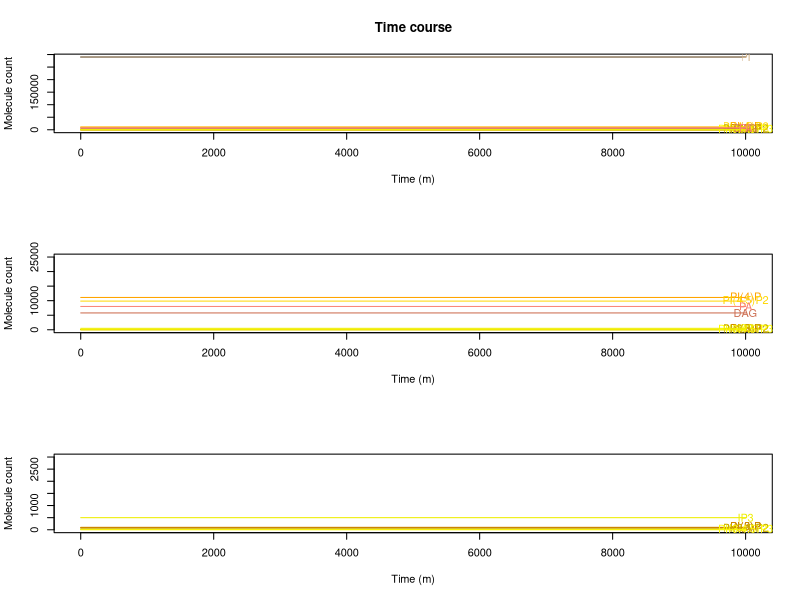

The R script that drew this image: (Note: this script raises an error after producing the figure.)
### Model ###
### This simulates the apical part of the plasma membrane of human bronquial epithelial cell  ###

# for basolateral divide gammaPTENc_PTENa by 10

### There is a unspected bistability here. Change gamma_5K4P_5K_45P to .075 ###

rm(list=ls())	#clean memory
graphics.off() 	#close plot windows





library(deSolve)	#library for solve diferential equations
#citation("deSolve")

# Insert the number of time units that the simulation will run
tmax=10000
# Insert the step of the simulation
tstep=1
t=seq(0,tmax+1,tstep) 	# time



HS = function (PA)(1 + 2*PA^2/(PA^2+10000^2)) 	# This is a modified Hill function that translates PA regulation on PIP5KI

# this function represents the regulation of PI(4,5)P2 in the open probability of ENaC
ENaC_op = function(PIP2)
	{.02+.8/(1+181429*exp(-.00112*PIP2))}
ENaC_op(10000)

mp2_PI3KI = 0.0006217539	# metaparameter for PI3KI
mp3_PTEN = 0.003			# metaparameter for PTEN




# Inicial states for variables
# insert, in the parentesis, the inicial value of the dependent variables (ex: X=2) 
state=c(
	PI 	     = 	290115.435296034,
	PI3P 	 = 	94.6235111384769,
	PI4P 	 = 	11095.7012602329,
	PI5P     = 	97.176844279141, 
	PI35P2   =	21.3415882859489,
	PI45P2   =	9851.42105324773,
	PI34P2   =	40.3575424621684,
	PI345P3  =	1.12832194419032,
	pi_3KI_a =	5.82680164591602,
	PTEN_a   =	14.5509720205084,
	DAG      =	5787.00059628337,
	IP3      =	499.14011589903,
	PA       =	8025.19773414257,
	ENaC 	   =  35,
	ASL 	   =  7
	)



# insert, in the parentecis, the parameters and independent variables and their values (ex: const=5, rate=2). 
# If no parameters and independent variables just put a zero.
parameters=c(
		pi_3KI = 1000,			# this and PTEN control the level of PI(345)P3
		PTEN = 50,				# (phosphatase and tensin homologue deleted on chromosome 10) PI_3P family. This and pip_3K control the level of PI(345)P3 

		pi_3KII = 75,	      	# creates PI34P2 from PI4P. In vitro can phosphorilate PI to PI4P so effectly that the original name of this enzyme was PI_4K_type_I 
		pi_3KIII = 5,			# Phosphorilate PI into PI3P.
		pi_4K = 400,		   	# type II. Phosphorilate PI into PI4P. Very similar to PI_3Ks in structure. Type I was after all, PI_3KII 
		pi_Kfyve = 48,			# type III PIP_5K. Really diferent from the other PIP_5K.
		pip_5KI = 330,			# Phosphorilate PI4P into PI45P2. Activated by PA.
		pip_5KII = 845,    		# Phosphorilate PI5P into PI45P2 
		pi_4K_pip_5KI = 230,		# this is here because PI45P2 should not be inflenced by PI4P depletion

		SYNJ = 30, 				# phosphatase that transforms PI45P2 directly into PI
		SAC1 = 100,
		SAC2 = 1,
		SAC3 = 5,
		INPP4 = 50,
		TMEM55 = 20,
		MTMR1_6_14 = 63,
		MTMR78 = 18,

		ORCL1 = 3,
		INPP5BJ = 1,
		INPP5E = 1,
		SKIP = 5,
		SHIP2 = 1,

		PS = 150000,

		PLC = 5,	  		# Phospholipase C. Breaks PI45P2 into DAG and IP3.
		DGK = 50,  			# Diacylglicerol Kinase. Transforms DAG into PA.
		LPP = 100,  		# Phosphatase that transforms PA into DAG, S1P into Shingosine and C1P into ceramide.

		gamma_0 = 15000, 
		gamma_4 = 150,
		gamma_3 = 10,

		gamma0_3a = 0*5.459875e+14, f0_3a_PI = 1.138439e-01 , 
		gamma0_3b = 8.809591e+14, f0_3b_PI = 0.1761429 , f0_3b_PI4P = -0.07030248,
		gamma0_3c = 5.459875e+14, f0_3c_PI = 1.138439e-01 , 			
		gamma3_0a = 4.557615e+13, f3_0a_PI3P = 0.9995614578, f3_0a_PI4P = -0.04385422, f3_0a_PI5P = -0.0004385422, f3_0a_PI35P2 = -0.0002192711, f3_0a_PI45P2_PI4P = -0.04385422, f3_0a_PI45P2_PI5P = -0.2383381, f3_0a_PI345P3 = -0.001668266, f3_0a_PI45P2_PI = -0.01096355,
		gamma3_0c = 5.096813e+12, f3_0c_PI3P = 0.9993781095, f3_0c_PI4P = -0.06218905, f3_0c_PI5P = -0.0006218905, f3_0c_PI35P2 = -0.0003109453,
		gamma3_0d = 3.059076e+12, f3_0d_PI3P = 9.993364e-01, f3_0d_PI35P2 = -3.317850e-04,
		gamma3_0e = 3.067331e+12, f3_0e_PI3P = 9.993362e-01,


		gamma0_4 = 5.100640e+14, f0_4_PI = 2.864618e-01,  
		gamma4_0a = 4.557615e+13, f4_0a_PI3P = -0.0004385422, f4_0a_PI4P = 0.95614578, f4_0a_PI5P = -0.0004385422, f4_0a_PI35P2 = -0.0002192711, f4_0a_PI45P2_PI4P = -0.04385422, f4_0a_PI45P2_PI5P = -0.2383381, f4_0a_PI345P3 = -0.001668266, f4_0a_PI45P2_PI = -0.01096355,
		gamma4_0c = 5.096813e+12, f4_0c_PI4P = 0.93781095, f4_0c_PI3P = -0.0006218905, f4_0c_PI5P = -0.0006218905, f4_0c_PI35P2 = -0.0003109453,


		gamma0_5 = 4.702825e+11, f0_5_PI = 0.5465332, f0_5_PI3P = -0.000377889,  
		gamma5_0a = 4.557615e+13, f5_0a_PI3P = -0.0004385422, f5_0a_PI4P = -0.04385422, f5_0a_PI5P = 0.9995614578, f5_0a_PI35P2 = -0.0002192711, f5_0a_PI45P2_PI4P = -0.04385422, f5_0a_PI45P2_PI5P = -0.2383381, f5_0a_PI345P3 = -0.001668266, f5_0a_PI45P2_PI = -0.01096355,
		gamma5_0c = 5.096813e+12, f5_0c_PI5P = 0.9993781095, f5_0c_PI3P = -0.0006218905, f5_0c_PI4P = -0.06218905, f5_0c_PI35P2 = -0.0003109453,

		gamma3_35 = 1.618325e+16, f3_35_PI3P = 0.999622111, f3_35_PI = -0.4534668,
		gamma35_3a = 4.557615e+13, f35_3a_PI3P = -0.0004385422, f35_3a_PI4P = -0.04385422, f35_3a_PI5P = -0.0004385422, f35_3a_PI35P2 = 0.9997807289, f35_3a_PI45P2_PI4P = -0.04385422, f35_3a_PI45P2_PI5P = -0.2383381, f35_3a_PI345P3 = -0.001668266, f35_3a_PI45P2_PI = -0.01096355,
		gamma35_3c = 5.096813e+12, f35_3c_PI35P2 = 0.9996890547, f35_3c_PI3P = -0.0006218905, f35_3c_PI4P = -0.06218905, f35_3c_PI5P = -0.0006218905,
		gamma35_3d = 3.060265e+12, f35_3d_PI35P2 = 9.999336e-01,
		gamma35_3e = 5.137691e+12, f35_3e_PI35P2 = 9.996894e-01, f35_3e_PI45P2 = -6.211936e-02, f35_3e_PI345P3 = -2.363093e-03,

		gamma4_45 = 8.493641e+15, f4_45_PI4P = 4.596175e-02, f4_45_PA = 0.2, f4_45_PI45P2 = -0.05,
		gamma45_4a = 4.557615e+13, f45_4a_PI3P = -0.0004385422, f45_4a_PI4P = -0.04385422, f45_4a_PI5P = -0.0004385422, f45_4a_PI35P2 = -0.0002192711, f45_4a_PI45P2_PI4P = 0.95614578, f45_4a_PI45P2_PI5P = -0.2383381, f45_4a_PI345P3 = -0.001668266, f45_4a_PI45P2_PI = -0.01096355,
	 	gamma45_4c = 5.133984e+12, f45_4c_PI45P2 = 9.378613e-01, f45_4c_PI345P3 = -2.363827e-03,
		gamma45_4d = 5.137691e+12, f45_4d_PI45P2 = 9.378806e-01, f45_4d_PI35P2 = -3.105968e-04, f45_4d_PI345P3 = -2.363093e-03,

		gamma5_45 = 2.946989e+13, f5_45_PI5P = 8.784401e-01,
		gamma45_5a = 3.237862e+12, f45_5a_PI3P = -0.0004385422, f45_5a_PI4P = -0.04385422, f45_5a_PI5P = -0.0004385422, f45_5a_PI35P2 = -0.0002192711, f45_5a_PI45P2_PI4P = -0.04385422, f45_5a_PI45P2_PI5P = 0.7616619, f45_5a_PI345P3 = -0.001668266, f45_5a_PI45P2_PI = -0.01096355,
		gamma45_5c = 4.133048e+12, f45_5c_PI45P2 = 6.487218e-01,   	
   	
		gamma45_345 = 1.888500e+14, f45_345_PI45P2 = 3.063327e-01,
		gamma345_45 = 2.904971e+15, f345_45_PI345P3 = 9.555746e-01, f345_45_PI34P2 = -1.101822e-04,
		gamma35_5 = 6.059076e+14, f35_5_PI35P2 = 9.996682e-01, f35_5_PI3P = -6.635700e-04,
	
		gamma34_3 = 1.333061e+12, f34_3_PI34P2 = 9.981983e-01,

		gamma345_34a = 2.476815e+12, f345_34a_PI3P = -0.0004385422, f345_34a_PI4P = -0.04385422, f345_34a_PI5P = -0.0004385422, f345_34a_PI35P2 = -0.0002192711, f345_34a_PI45P2_PI4P = -0.04385422, f345_34a_PI45P2_PI5P = -0.2383381, f345_34a_PI345P3 = 0.998331734, f345_34a_PI45P2_PI = -0.01096355,
		gamma345_34c = 2.790040e+11, f345_34c_PI345P3 = 9.976362e-01, f345_34c_PI45P2 = -6.213866e-02,
		gamma345_34d = 2.792054e+11, f345_34d_PI345P3 = 9.976369e-01, f345_34d_PI35P2 = -3.105968e-04, f345_34d_PI45P2 = -6.211936e-02,
		gamma345_34e = 1.678636e+11, f345_34e_PI345P3 = 9.981984e-01,

		gammai_ = 0.045,
		gamma0_45 = 2.666243e+14, f0_45_PI = 2.864618e-01, f0_45_PA = 0.2, f0_45_PI45P2 = -0.05,
		gamma4_34a = 0*5.229823e+12, f4_34a_PI4P = 5.009150e-01,
		gamma4_34b = 5.638138e+14, f4_34b_PI4P = 0.92969752, f4_34b_PI = -0.8238571 ,
		gamma34_4 = 5.043352e+11, f34_4_PI34P2 = 9.998898e-01, f34_4_PI345P3 = -4.442544e-02,
		gamma45_0 = 1.139404e+12, f45_0_PI3P = 0.9995614578, f45_0_PI4P = -0.04385422, f45_0_PI5P = -0.0004385422, f45_0_PI35P2 = -0.0002192711, f45_0_PI45P2_PI4P = -0.04385422, f45_0_PI45P2_PI5P = -0.2383381, f45_0_PI345P3 = -0.001668266, f45_0_PI45P2_PI = -0.01096355
		)


				
parameters=c(parameters,
		gammaPI3KIc_PI3KIa = mp2_PI3KI * 0.005385984, fPI3KIc_PI3KIa_pi_3KI_c = 1, fPI3KIc_PI3KIa_PI345P3 = .7, 
		gammaPI3KIa_PI3KIc = mp2_PI3KI, fPI3KIa_PI3KIc_pi_3KI_a = 1,
 
		gammaPTENc_PTENa = mp3_PTEN * 4.166667e-05, fPTENc_PTENa_PTEN_c = 1, fPTENc_PTENa_PI45P2 = 1, 
		gammaPTENa_PTENc = mp3_PTEN, fPTENa_PTENc_PTEN_a =1, fPTENa_PTENc_PI345P3 = 1,

		gamma45_DAG = 1.878461e+19, f45_DAG_PI45P2 = 9.770418e-01, f45_DAG_PI4P = -1.260449e-02, f45_DAG_PS = -9.642438e-01,
		gammaPA_DAG = 5.538472e+11, fPA_DAG_PA = 9.652797e-01,						
		gammaDAG_PA = 1.652729e+13, fDAG_PA_DAG = 9.475506e-01,
		gamma_DAG = 0.00001,
		gammaDAG_ = .1, fDAG__DAG = 1,
		gamma_PA = 4,
		gammaPA_ = 0.1, fPA__PA = 1,
		gammaPC_PA = 14.35507, f_PC_PA_PI45P2 = .3,
		gammaIP3_ = 2, fIP3__IP3 = 1,
		gamma4_DAG = 2.546895e+18, f4_DAG_PI4P = 9.873955e-01, f4_DAG_PI45P2 = -2.295818e-02, f4_DAG_PS = -9.642438e-01,

		SPLUNC1 = 7890,

		gamma__ENaC = log(2)/40,
		gamma_ENaC_SPLUNC1 = 3*log(2)/8416000,
		gamma_ENaC_ = log(2)/3200,
		
		gamma_ASL_ENaC = 0.0003922396,
		gamma_CFTR_ASL = 0.0177052536
		)   
parameters=c(
		parameters,
		gamma__ASL = (105)*as.numeric(parameters[names(parameters)=='gamma_ASL_ENaC'])+(4/3)*as.numeric(parameters[names(parameters)=='gamma_CFTR_ASL']),
		gamma_ASL_ = (25/4)*as.numeric(parameters[names(parameters)=='gamma_ASL_ENaC'])+(1/3)*as.numeric(parameters[names(parameters)=='gamma_CFTR_ASL'])	
		)  
#Pars=as.data.frame(t(parameters)) #create a data.frame p with the same information in vector parameters
#attach(Pars) # put all colunms of p as variables in memory
# cbind(1:length(parameters),parameters)





equations=function(t,state,parameters) 	# function containing the diferential equations
	{with(as.list(c(state,parameters)),
		{
		#rate of change (velocities of the variables concentration changes), the actual diferencial equations
		# insert the diferentical equations (ex: dX=const*X^rate or dX=5*X^2)

		V_0 = gamma_0
		V_4 = gamma_4
		V_3 = gamma_3

		V0_3a = gamma0_3a*PI^f0_3a_PI * pi_3KI_a * 123.245 * 1.66*10^-18
		V0_3b = gamma0_3b * PI^f0_3b_PI * PI4P^f0_3b_PI4P * pi_3KII * 180.983 * 1.66*10^-18
		V0_3c = gamma0_3c*PI^f0_3c_PI*pi_3KIII  * 101.549 * 1.66*10^-18
		V3_0a = gamma3_0a * PI3P^f3_0a_PI3P * PI4P^f3_0a_PI4P * PI5P^f3_0a_PI5P * PI35P2^f3_0a_PI35P2 * PI45P2^f3_0a_PI45P2_PI4P * PI45P2^f3_0a_PI45P2_PI5P * PI345P3^f3_0a_PI345P3 * PI45P2^f3_0a_PI45P2_PI * SYNJ * 185.272 *1.66*10^-18
		V3_0c = gamma3_0c * PI3P^f3_0c_PI3P * PI4P^f3_0c_PI4P * PI5P^f3_0c_PI5P * PI35P2^f3_0c_PI35P2 * SAC1 * 66.967 * 1.66*10^-18
		V3_0d = gamma3_0d * PI3P^f3_0d_PI3P * PI35P2^f3_0d_PI35P2 * MTMR1_6_14 * 69.932 * 1.66*10^-18
		V3_0e = gamma3_0e*PI3P^f3_0e_PI3P * MTMR78 * 75.833 * 1.66*10^-18

		V0_4 = gamma0_4*PI^f0_4_PI* pi_4K * 109.711 * 1.66*10^-18
		V4_0a = gamma4_0a * PI3P^f4_0a_PI3P * PI4P^f4_0a_PI4P * PI5P^f4_0a_PI5P * PI35P2^f4_0a_PI35P2 * PI45P2^f4_0a_PI45P2_PI4P * PI45P2^f4_0a_PI45P2_PI5P * PI345P3^f4_0a_PI345P3 * PI45P2^f4_0a_PI45P2_PI * SYNJ * 185.272 *1.66*10^-18
		V4_0c = gamma4_0c * PI4P^f4_0c_PI4P * PI3P^f4_0c_PI3P * PI5P^f4_0c_PI5P * PI35P2^f4_0c_PI35P2 * SAC1 * 66.967 * 1.66*10^-18

		V0_5 = gamma0_5 * PI^f0_5_PI * PI3P^f0_5_PI3P * pi_Kfyve * 237.136 * 1.66*10^-18
		V5_0a = gamma5_0a * PI3P^f5_0a_PI3P * PI4P^f5_0a_PI4P * PI5P^f5_0a_PI5P * PI35P2^f5_0a_PI35P2 * PI45P2^f5_0a_PI45P2_PI4P * PI45P2^f5_0a_PI45P2_PI5P * PI345P3^f5_0a_PI345P3 * PI45P2^f5_0a_PI45P2_PI * SYNJ * 185.272 *1.66*10^-18
		V5_0c = gamma5_0c * PI5P^f5_0c_PI5P * PI3P^f5_0c_PI3P * PI4P^f5_0c_PI4P * PI35P2^f5_0c_PI35P2 * SAC1 * 66.967 * 1.66*10^-18

		V3_35 = gamma3_35 * PI3P^f3_35_PI3P * PI^f3_35_PI * pi_Kfyve * 237.136 * 1.66*10^-18
		V35_3a = gamma35_3a * PI3P^f35_3a_PI3P * PI4P^f35_3a_PI4P * PI5P^f35_3a_PI5P * PI35P2^f35_3a_PI35P2 * PI45P2^f35_3a_PI45P2_PI4P * PI45P2^f35_3a_PI45P2_PI5P * PI345P3^f35_3a_PI345P3 * PI45P2^f35_3a_PI45P2_PI * SYNJ * 185.272 *1.66*10^-18
		V35_3c = gamma35_3c * PI35P2^f35_3c_PI35P2 * PI3P^f35_3c_PI3P * PI4P^f35_3c_PI4P * PI5P^f35_3c_PI5P * SAC1 * 66.967 * 1.66*10^-18
		V35_3d = gamma35_3d*PI35P2^f35_3d_PI35P2* SAC3 * 103.635 * 1.66*10^-18
		V35_3e = gamma35_3e * PI35P2^f35_3e_PI35P2 * PI45P2^f35_3e_PI45P2 * PI345P3^f35_3e_PI345P3 * INPP5E * 70.205 * 1.66*10^-18

		V4_45 = gamma4_45 * PI4P^f4_45_PI4P * pip_5KI * 65.643 *1.66*10^-18 * HS(PA) * PI45P2^f4_45_PI45P2
		V45_4a = gamma45_4a * PI3P^f45_4a_PI3P * PI4P^f45_4a_PI4P * PI5P^f45_4a_PI5P * PI35P2^f45_4a_PI35P2 * PI45P2^f45_4a_PI45P2_PI4P * PI45P2^f45_4a_PI45P2_PI5P * PI345P3^f45_4a_PI345P3 * PI45P2^f45_4a_PI45P2_PI * SYNJ * 185.272 *1.66*10^-18
		V45_4c = gamma45_4c * PI45P2^f45_4c_PI45P2 * PI345P3^f45_4c_PI345P3 * (ORCL1 * 104.205 * 1.66*10^-18 + INPP5BJ * 96.755 * 1.66*10^-18 + SKIP * 51.090 * 1.66*10^-18 + SAC2 * 128.407* 1.66*10^-18)
 		V45_4d = gamma45_4d * PI45P2^f45_4d_PI45P2 * PI35P2^f45_4d_PI35P2 * PI345P3^f45_4d_PI345P3 * INPP5E * 70.205 * 1.66*10^-18

		V5_45 = gamma5_45*PI5P^f5_45_PI5P*pip_5KII * 46.968 *1.66*10^-18
		V45_5a = gamma45_5a * PI3P^f45_5a_PI3P * PI4P^f45_5a_PI4P * PI5P^f45_5a_PI5P * PI35P2^f45_5a_PI35P2 * PI45P2^f45_5a_PI45P2_PI4P * PI45P2^f45_5a_PI45P2_PI5P * PI345P3^f45_5a_PI345P3 * PI45P2^f45_5a_PI45P2_PI * SYNJ * 185.272 *1.66*10^-18
		V45_5c = gamma45_5c*PI45P2^f45_5c_PI45P2 * TMEM55 * 28.470 * 1.66*10^-18

		V45_345 = gamma45_345*PI45P2^f45_345_PI45P2 * pi_3KI_a * 123.245 * 1.66*10^-18
		V345_45 = gamma345_45 * PI345P3^f345_45_PI345P3 * PI34P2^f345_45_PI34P2 * PTEN_a * 47.166 * 1.66*10^-18

		V35_5 = gamma35_5 * PI35P2^f35_5_PI35P2 * PI3P^f35_5_PI3P * MTMR1_6_14 * 69.932 * 1.66*10^-18

		V34_3 = gamma34_3*PI34P2^f34_3_PI34P2 * INPP4 * 107.347 * 1.66*10^-18

		V345_34a = gamma345_34a * PI3P^f345_34a_PI3P * PI4P^f345_34a_PI4P * PI5P^f345_34a_PI5P * PI35P2^f345_34a_PI35P2 * PI45P2^f345_34a_PI45P2_PI4P * PI45P2^f345_34a_PI45P2_PI5P * PI345P3^f345_34a_PI345P3 * PI45P2^f345_34a_PI45P2_PI * SYNJ * 185.272 *1.66*10^-18
		V345_34c = gamma345_34c * PI345P3^f345_34c_PI345P3 * PI45P2^f345_34c_PI45P2 * (ORCL1 * 104.205 * 1.66*10^-18 + INPP5BJ * 96.755 * 1.66*10^-18 + SKIP  * 51.090 * 1.66*10^-18 + SAC2 * 128.407* 1.66*10^-18)
		V345_34d = gamma345_34d * PI345P3^f345_34d_PI345P3 * PI35P2^f345_34d_PI35P2 * PI45P2^f345_34d_PI45P2 * INPP5E * 70.205 * 1.66*10^-18
		V345_34e = gamma345_34e*PI345P3^f345_34e_PI345P3* SHIP2 * 138.599 * 1.66*10^-18

		V45_  = gammai_*PI45P2
		V0_   = gammai_*PI
		V4_   = gammai_*PI4P
		V345_ = gammai_*PI345P3
		V3_   = gammai_*PI3P
		V35_  = gammai_*PI35P2
		V5_   = gammai_*PI5P
		V34_  = gammai_*PI34P2

		V0_45 = gamma0_45 * PI^f0_45_PI * pi_4K_pip_5KI * 248.608 * 1.66*10^-18  * HS(PA) * PI45P2^f0_45_PI45P2

		V4_34a = gamma4_34a*PI4P^f4_34a_PI4P* pi_3KI_a * 123.245 * 1.66*10^-18
		V4_34b = gamma4_34b * PI4P^f4_34b_PI4P * PI^f4_34b_PI * pi_3KII * 180.983 * 1.66*10^-18 
		V34_4 = gamma34_4 * PI34P2^f34_4_PI34P2 * PI345P3^f34_4_PI345P3 * PTEN_a * 47.166 * 1.66*10^-18

		V45_0 = gamma45_0 * PI3P^f45_0_PI3P * PI4P^f45_0_PI4P * PI5P^f45_0_PI5P * PI35P2^f45_0_PI35P2 * PI45P2^f45_0_PI45P2_PI4P * PI45P2^f45_0_PI45P2_PI5P * PI345P3^f45_0_PI345P3 * PI45P2^f45_0_PI45P2_PI * SYNJ * 185.272 *1.66*10^-18

		pi_3KI_c = pi_3KI - pi_3KI_a
		VPI3KIc_PI3KIa = gammaPI3KIc_PI3KIa * (pi_3KI - pi_3KI_a) ^ fPI3KIc_PI3KIa_pi_3KI_c * PI345P3 ^ fPI3KIc_PI3KIa_PI345P3
		VPI3KIa_PI3KIc = gammaPI3KIa_PI3KIc * pi_3KI_a

		PTEN_c = PTEN - PTEN_a
		VPTENc_PTENa = gammaPTENc_PTENa * (PTEN - PTEN_a) ^ fPTENc_PTENa_PTEN_c * PI45P2 ^ fPTENc_PTENa_PI45P2
		VPTENa_PTENc = gammaPTENa_PTENc * PTEN_a ^ fPTENa_PTENc_PTEN_a 

		V45_DAG = gamma45_DAG * PI45P2^(f45_DAG_PI45P2) * PI4P^(f45_DAG_PI4P) * PS^(f45_DAG_PS) * PLC * 88.4215 *1.66*10^-18
		VPA_DAG = gammaPA_DAG * PA^fPA_DAG_PA * LPP * 32.574 * 1.66*10^-18
		VDAG_PA = gammaDAG_PA * DAG^fDAG_PA_DAG * DGK * 116.997 *1.66*10^-18
		V_DAG = gamma_DAG 
		VDAG_ = gammaDAG_ * DAG^fDAG__DAG 
		V_PA = gamma_PA 
		VPA_ = gammaPA_ * PA^fPA__PA
		VPC_PA = gammaPC_PA * PI45P2^f_PC_PA_PI45P2 
		VIP3_ = gammaIP3_ * IP3^fIP3__IP3

		V_PI4P_DAG = gamma4_DAG * PI4P^(f4_DAG_PI4P) * PI45P2^(f4_DAG_PI45P2) * PS^(f4_DAG_PS) * PLC * 88.4215 *1.66*10^-18

		dPI = V_0 + V3_0a + V3_0c + V3_0d + V3_0e + V4_0a + V4_0c + V5_0a  + V5_0c + V45_0 - V0_3a - V0_3b - V0_3c - V0_4 - V0_5 - V0_ - V0_45 #- V_PI_DAG
		dPI3P = V_3 + V0_3a + V0_3b + V0_3c + V35_3a + V35_3c + V35_3d + V35_3e + V34_3 - V3_0a - V3_0c - V3_0d - V3_0e - V3_35 - V3_
		dPI4P = V_4 + V0_4 + V45_4a + V45_4c + V45_4d + V34_4 - V4_0a  - V4_0c - V4_45 - V4_ - V4_34a - V4_34b - V_PI4P_DAG
		dPI5P = V0_5 + V35_5 + V45_5a + V45_5c - V5_0a - V5_0c - V5_45 - V5_
		dPI35P2 = V3_35 - V35_3a - V35_3c - V35_3d - V35_3e - V35_5 - V35_
		dPI45P2 = V4_45 + V5_45 + V345_45 + V0_45 - V45_4a - V45_4c - V45_4d - V45_5a  - V45_5c - V45_345 - V45_ - V45_0 - V45_DAG
		dPI34P2 = V345_34a + V345_34c + V345_34d + V345_34e + V4_34a + V4_34b - V34_3 - V34_ - V34_4
		dPI345P3 = V45_345 - V345_45 - V345_34a - V345_34c - V345_34d - V345_34e - V345_		
	
		dpi_3KI_a = (VPI3KIc_PI3KIa - VPI3KIa_PI3KIc) 
		dPTEN_a = VPTENc_PTENa - VPTENa_PTENc 

		dDAG = V_DAG + VPA_DAG  + V_PI4P_DAG + V45_DAG - VDAG_PA - VDAG_
		dIP3 = V45_DAG - VIP3_
		dPA = V_PA + VDAG_PA + VPC_PA - VPA_DAG - VPA_ 

		######################## ENaC SPLUNC1 model #######################

		V__ENaC = gamma__ENaC
		V_ENaC_SPLUNC1 = gamma_ENaC_SPLUNC1 * ENaC * (SPLUNC1/ASL) 
		V_ENaC_ = gamma_ENaC_ * ENaC

		V__ASL = gamma__ASL
		V_CFTR_ASL = gamma_CFTR_ASL
		V_ASL_ENaC = gamma_ASL_ENaC * ASL * (ENaC * ENaC_op(PI45P2))
		V_ASL_ = gamma_ASL_ * ASL

		dENaC = V__ENaC - V_ENaC_SPLUNC1 - V_ENaC_ 
		dASL = V__ASL + V_CFTR_ASL - V_ASL_ENaC - V_ASL_

		# return the rate of change 
		# insert, in the parentecis, the variables that you want to store the values (ex:dX)
		list(dy=c(
				dPI, dPI3P, dPI4P, dPI5P,dPI35P2,dPI45P2,dPI34P2,dPI345P3,
				dpi_3KI_a,dPTEN_a,
				dDAG,dIP3,dPA,
				dENaC,dASL
				),
				count=c(
					V_0,V0_3a,V0_3b,V0_3c,V3_0a,V3_0c,V3_0d,V3_0e,V0_4,V4_0a,V4_0c,V0_5,V5_0a,V5_0c,V3_35,V35_3a,V35_3c,V35_3d,V35_3e,V4_45,V45_4a,V45_4c,V45_4d,V5_45,V45_5a,V45_5c,V45_345,V345_45,V_4,V35_5,V_3,V34_3,V345_34a,V345_34c,V345_34d,V345_34e,
					V45_,V0_,V4_,V345_,V3_,V35_,V5_,V34_,
					V0_45,V4_34a,V4_34b,V34_4,V45_0,
					VPI3KIc_PI3KIa,VPI3KIa_PI3KIc,VPTENc_PTENa,VPTENa_PTENc,
					V45_DAG,VPA_DAG,VDAG_PA,V_DAG,VDAG_,V_PA,VPA_,VPC_PA,VIP3_,
					V_PI4P_DAG,
					V__ENaC,V_ENaC_SPLUNC1,V_ENaC_,
					V__ASL,V_CFTR_ASL,V_ASL_ENaC,V_ASL_	
					))
		})
	}

perturbations=cbind(c('NA','NA'),c('NA','NA'),c('NA','NA'))	# initiation of perturbations matrix, if unaltered it will do no perturbations






################################## Cruncher function - ode integrator that deals with perturbations ###############################
Cruncher = function (state,t,equations,parameters,perturbations=cbind(c('NA','NA'),c('NA','NA'),c('NA','NA')))
	{

	# running the ode solver
	out_test=NA #cleanning out_MC vector

	# initializating the matrix out1 and out, necessary for the cycle
	out1=rbind(rep(0,1,length(state)+1),c(t=0,state))
	out_test=matrix()

	if (perturbations[1,1]=='NA') # if no perturbations an ordinary ODE is run
		{out_test <- ode(y = state, times = t, func = equations, parms=parameters)}

	if (perturbations[1,1]!='NA') # if there are perturbations, then go to the for cycle
		{
		if (max(t)<max(perturbations[1:(nrow(perturbations)-1),1])) {cat("Time error: Last perturbation later than tmax.Please alter tmax or perturbation time.", "\n")}
		for (i in 1:(nrow(perturbations)-1)) # the number of perturbations is nrow(perturbations)-1 because the first line on the perturbations matrix is just to permit the inicial values to be used
			{
			t=seq(max(0,tail(out1[,1],1)+1),perturbations[i+1,1]-1,tstep)  	# set the time intervals #?#
	
			state=out1[nrow(out1),(2:(length(state)+1))]			# retrive the last values of the variables
			for (j in 1:length(state)) 						# check for variables perturbations
				{
				if (names(state)[j]==perturbations[i,2])			# if a perturbation is in a variable this will alter the variable value in the state vector
					{
					state[j]=perturbations[i,3]
					}
				}
			for (k in 1:length(parameters)) 						# check for variables perturbations
				{
				if (names(parameters)[k]==perturbations[i,2])			# if a perturbation is in a variable this will alter the variable value in the state vector
					{
					parameters[k]=perturbations[i,3]
					}
				}

			out1 <- ode(y = state, times = t, func = equations,parms=parameters)	# good and old ode
			if (is.na(out_test[1,1])) {out_test=out1} else {out_test=rbind(out_test,out1)} 			# store the values of the last interval	
			}
		names(out_test)[1]='time'
		}
	out_test
	}

# out_test = Cruncher(state,t,equations,parameters)						# no perturbations
# perturbations1 = Perturb(parameters)
# out_test = Cruncher(state,t,equations,parameters,perturbations)			# with perturbations
# edit(out_test)



out = Cruncher(state,t,equations,parameters,perturbations)  	# solving th ODEs
# edit(out)
# View(out)

str(out)
varnames=c('Time (s)','PI','PI(3)P','PI(4)P','PI(5)P','PI(3,5)P2','PI(4,5)P2','PI(3,4)P2','PI(3,4,5)P3',
		'PI3KI_a','PTEN_a','DAG','IP3','PA',
		'ENaC','ASL'
		) 
varcolors=c('gray','tan','orange3','orange','orange3','gold3','gold','gold3','yellow','red','deepskyblue3','salmon3','yellow2','salmon',
		'green','cyan'
		)
#  cbind(1:length(varnames),varnames,varcolors)

# naming fluxes in out
flux_names=c(
		'V_0','V0_3a','V0_3b','V0_3c','V3_0a','V3_0c','V3_0d','V3_0e','V0_4','V4_0a','V4_0c','V0_5','V5_0a','V5_0c',
		'V3_35','V35_3a','V35_3c','V35_3d','V35_3e','V4_45','V45_4a','V45_4c','V45_4d','V5_45','V45_5a','V45_5c',
		'V45_345','V345_45','V_4','V35_5','V_3','V34_3','V345_34a','V345_34c','V345_34d','V345_34e','V45_','V0_','V4_',
		'V345_','V3_','V35_','V5_','V34_','V0_45','V4_34a','V4_34b','V34_4','V45_0',
		'VPI3KIc_PI3KIa','VPI3KIa_PI3KIc',
		'VPTENc_PTENa','VPTENa_PTENc',
		'V45_DAG','VPA_DAG','VDAG_PA','V_DAG','VDAG_','V_PA','VPA_','VPC_PA','VIP3_',
		'V_PI4P_DAG',
		'V__ENaC','V_ENaC_SPLUNC1','V_ENaC_',
		'V__ASL','V_CFTR_ASL','V_ASL_ENaC','V_ASL_'
		)
colnames(out)[(length(state)+2):dim(out)[2]]=flux_names

(tail(out,3))
(tail(out,3))[,1:16]


# time plots PIs
par(mfrow=c(3,1))
# time plot
plot(out[,1],out[,2],type='l',col=1,ylim=c(0,max(out[,2:9])),main='Time course',xlab='Time (m)',ylab='Molecule count')
for (i in c(2:9,12,13,14)) 
	{
	points(out[,1],out[,i],type='l',col=varcolors[i])
	text(tmax,out[tmax-1,i],varnames[i],col=varcolors[i])
	}

plot(out[,1],out[,2],type='l',col=1,ylim=c(0,25000),xlab='Time (m)',ylab='Molecule count')
for (i in c(2:9,12,13,14)) 
	{
	points(out[,1],out[,i],type='l',col=varcolors[i])
	text(tmax,out[tmax-1,i],varnames[i],col=varcolors[i])
	}

plot(out[,1],out[,2],type='l',col=1,ylim=c(0,3000),xlab='Time (m)',ylab='Molecule count')
for (i in c(2:9,12,13,14)) 
	{
	points(out[,1],out[,i],type='l',col=varcolors[i])
	text(tmax,out[tmax-1,i],varnames[i],col=varcolors[i])
	}
par(mfrow=c(1,1))

# Time plots new additions
windows()
par(mfrow=c(2,1))
plot(out[,1],out[,10],type='l',col=1,ylim=c(0,max(out[,10:11])),main='PIK3 PTEN',xlab='Time (m)',ylab='Molecule count')
points(out[,1],out[,10],type='l',col=varcolors[10])
text(tmax,out[tmax-1,10],varnames[10],col=varcolors[10])
points(out[,1],out[,11],type='l',col=varcolors[11])
text(tmax,out[tmax-1,11],varnames[11],col=varcolors[11])

plot(out[,1],out[,12],type='l',col='blue',ylim=c(0,max(out[,12:14])),main='Time course',xlab='Time (m)',ylab='Molecule count')
points(out[,1],out[,12],type='l',col=varcolors[12])
text(tmax,out[tmax-1,12],varnames[12],col=varcolors[12])
points(out[,1],out[,13],type='l',col=varcolors[13])
text(tmax,out[tmax-1,13],varnames[13],col=varcolors[13])
points(out[,1],out[,14],type='l',col=varcolors[14])
text(tmax,out[tmax-1,14],varnames[14],col=varcolors[14])
par(mfrow=c(1,1))
	
# ENaC plots 			
windows()
par(mfrow=c(2,2))
# time plot
for (i in c(15:16)) 
	{
	plot(out[,1],out[,i],type='l',col=varcolors[i])
	text(tmax,out[tmax-1,i],varnames[i],col=varcolors[i])
	}
	
plot(out[,1],ENaC_op(out[,7]),type='l',col='blue',main='ENaC open probability')   
         
# list (primitive)
(head(out,3))[,1:16]
(tail(out,3))[,1:16]

sum(out[nrow(out),2:9])

# edit(out)



# normalizing data					
stst = c(	
		PI 	     = 	290115.435296034,
		PI3P 	 = 	94.6235111384769,
		PI4P 	 = 	11095.7012602329,
		PI5P     = 	97.176844279141, 
		PI35P2   =	21.3415882859489,
		PI45P2   =	9851.42105324773,
		PI34P2   =	40.3575424621684,
		PI345P3  =	1.12832194419032,
		pi_3KI_a =	5.82680164591602,
		PTEN_a   =	14.5509720205084,
		DAG      =	5787.00059628337,
		IP3      =	499.14011589903,
		PA       =	8025.19773414257,
		ENaC 	   =  35.53398,
		ASL 	   =  7.192979
		)

out_n=cbind(time=out[1],out[,2:ncol(out)])
#tail(out_n)
out_norm=out[,1]						# creating matrix out_norm to store the normalized information
for (i in 2:ncol(out))
	{
	newc=c(out_n[,i]/as.numeric(stst[i-1]))	# normalizing to steady state got at time 500
	out_norm=cbind(out_norm,newc)			# storing normalized information
	}
colnames(out_norm)=colnames(out)
# head(out_norm)
# edit(out_norm)



# tiff("fig_S7a.tiff", height = 20, width = 34, units = 'cm',compression = "lzw", res = 300)
windows()
par(mfrow=c(3,4))
for (i in c(2:9,12,13,14)) 
	{
	plot(out_norm[,1],out_norm[,i],
	type='l',col='orange',
	xlab='Time (min)',ylab='Fold change',main=varnames[i],
	xlim=c(0,120),ylim=c(.85,1),
	lwd=3,cex.axis=1.5,cex.lab=1.5,cex.main=2)
#	text(tmax-2000,out_norm[tmax,i],varnames[i],col='orange')
	}
par(mfrow=c(1,1))

# dev.off()


# tiff("fig_S7b.tiff", height = 20, width = 34, units = 'cm',compression = "lzw", res = 300)
windows()
par(mfrow=c(3,4))
for (i in c(15,16)) 
	{
	plot(out_norm[,1],out_norm[,i],
	type='l',col=varcolors[i],
	xlab='Time (min)',ylab='Fold change',main=varnames[i],
	xlim=c(0,60),ylim=c(.85,1),
	lwd=3,cex.axis=1.5,cex.lab=1.5,cex.main=2)
#	text(tmax,out_norm[tmax,i],varnames[i],col=varcolors[i])
	}
par(mfrow=c(1,1))

# dev.off()



graphics.off() 	#close plot windows
